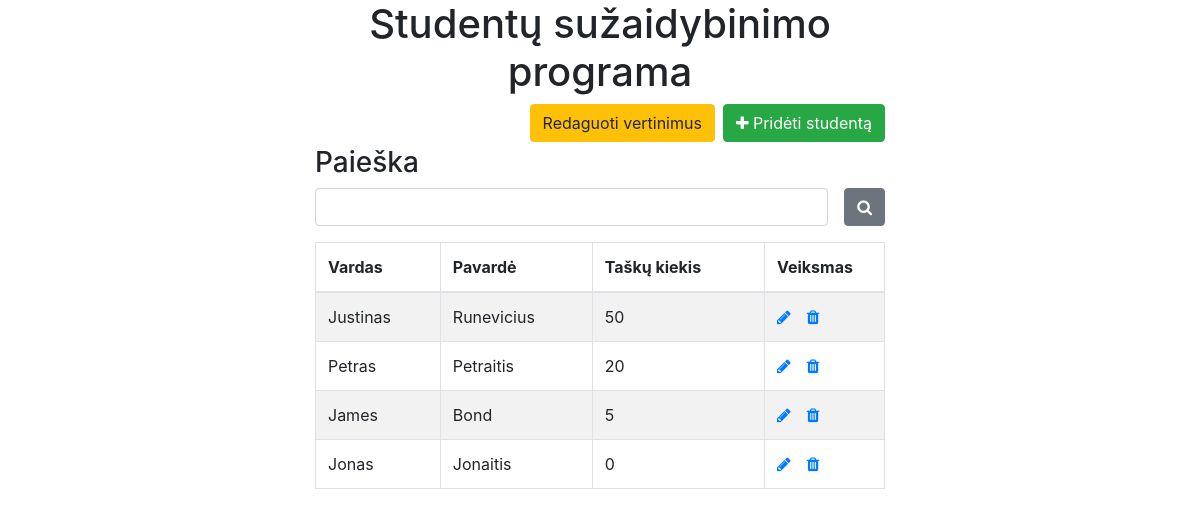
The page /index.php on the database its author committed.
### tables this page shows
CREATE TABLE `students` (
  `id` int(11) NOT NULL,
  `name` varchar(255) NOT NULL,
  `surename` varchar(255) NOT NULL,
  `points` int(11) NOT NULL
);

### index.php (the view, shortened to what this page needs)
<!DOCTYPE html>
<html lang="lt">
<head>
    <link rel="stylesheet" href="https://stackpath.bootstrapcdn.com/bootstrap/4.5.2/css/bootstrap.min.css">
    <link rel="stylesheet" href="https://maxcdn.bootstrapcdn.com/font-awesome/4.7.0/css/font-awesome.min.css">
	<link rel="stylesheet" href="https://cdnjs.cloudflare.com/ajax/libs/font-awesome/4.7.0/css/font-awesome.min.css">
</head>
<body>
    <div class="wrapper">
        <div class="container-fluid">
            <div class="row">
                <div class="col-md-12">
                <h1>Studentų sužaidybinimo programa</h1>
                    <div class="mt- mb-1 clearfix">
                        <a href="create.php" class="btn btn-success ml-2 pull-right"><i class="fa fa-plus"></i> Pridėti studentą</a>
                        <a href="instructions.php" class="btn btn-warning ml-2 pull-right"> Redaguoti vertinimus</a>
                    </div>
                    <h3>Paieška</h3>
					<form action="<?php echo htmlspecialchars(basename($_SERVER['REQUEST_URI'])); ?>" method="post">
						<div class="form-group">
							<div class="pull-right">
								<button type="submit" class="btn btn-secondary"><span class="fa fa-search"></span></button>
							</div>
							<input type="text" name="search" class="form-control" style="width:90%">
						</div>
					</form>
                    <?php
                    require_once "config.php";
                    $sql = "SELECT * FROM students ORDER BY points DESC";
                    if($result = mysqli_query($link, $sql)){
                        if(mysqli_num_rows($result) > 0){
                            echo '<table class="table table-bordered table-striped">';
                                echo "<thead>";
                                    echo "<tr>";
                                        echo "<th>Vardas</th>";
                                        echo "<th>Pavardė</th>";
                                        echo "<th>Taškų kiekis</th>";
                                        echo "<th>Veiksmas</th>";
                                    echo "</tr>";
                                echo "</thead>";
                                echo "<tbody>";
                                while($row = mysqli_fetch_array($result)){
                                    echo "<tr>";
                                        echo "<td>" . $row['name'] . "</td>";
                                        echo "<td>" . $row['surename'] . "</td>";
                                        echo "<td>" . $row['points'] . "</td>";
                                        echo "<td>";
                                            echo '<a href="update.php?id='. $row['id'] .'" class="mr-3" title="Redaguoti taškus" data-toggle="tooltip"><span class="fa fa-pencil"></span></a>';
                                            echo '<a href="delete.php?id='. $row['id'] .'" title="Pašalinti studentą" data-toggle="tooltip"><span class="fa fa-trash"></span></a>';
                                        echo "</td>";
                                    echo "</tr>";
                                }
                                echo "</tbody>";
                            echo "</table>";
                        } else{
                            echo '<div class="alert alert-danger"><em>Nėra studentų</em></div>';
                        }
                    } else{
                        echo "Klaida";
                    }
                    ?>
                </div>
            </div>
        </div>
    </div>
</body>
</html>

### index.php (style rules this page uses)
.wrapper { width: 600px; margin: 0 auto; }
table tr td:last-child { width: 120px; }
h1, h2 { text-align: center; }

### rows shown on the page
students: name "Justinas", surename "Runevicius", points "50"
students: name "Petras", surename "Petraitis", points "20"
students: name "James", surename "Bond", points "5"
students: name "Jonas", surename "Jonaitis", points "0"
